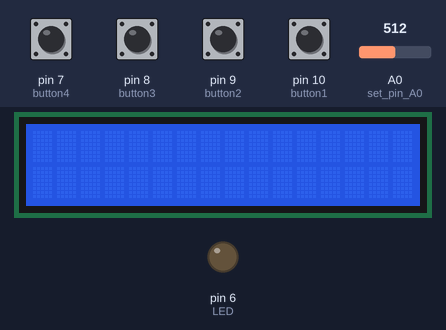
Recording of a sketch running on a simulated Arduino Uno, built with avr-gcc and run on an emulated ATmega328P. On the bench: 16×2 character LCD, output pins drawn as LEDs (lit = HIGH). The test bench sets the inputs (shaded band); at power-on: pin 7 (button4), pin 8 (button3), pin 9 (button2), pin 10 (button1) HIGH, A0 (set_pin_A0) = 512. What the sketch prints to the serial monitor is not drawn.

Above: at 1.2 s.
1.3 s: pin 7 (button4) pulled LOW for 0.15 s
At 2.6 s:
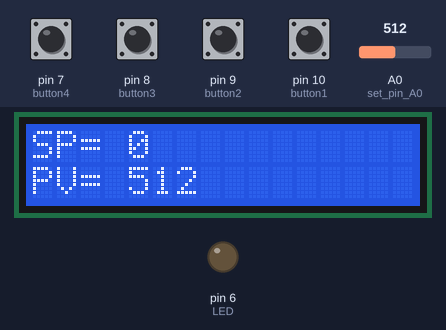
2.9 s: pin 8 (button3) pulled LOW for 1 s
At 4.1 s:
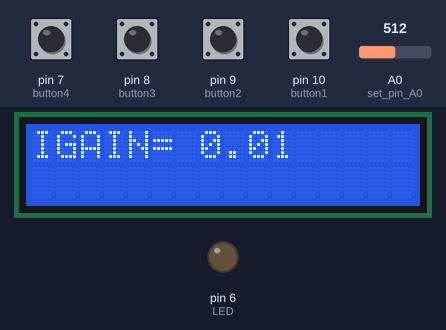
5.4 s: A0 (set_pin_A0) set to 1023
8.4 s: pin 10 (button1) pulled LOW for 1 s
At 9.73 s:
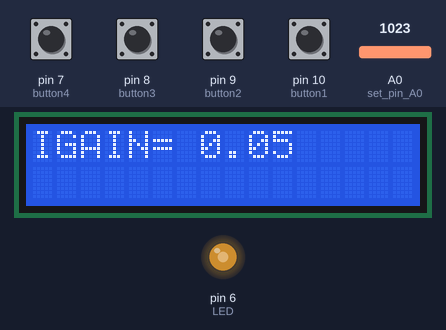
10.9 s: pin 10 (button1) pulled LOW for 1 s
At 12.63 s:
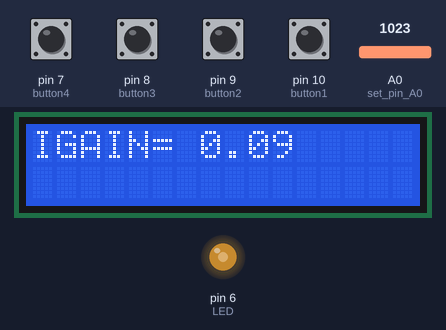
14.9 s: pin 7 (button4) pulled LOW for 1 s
At 15.26 s:
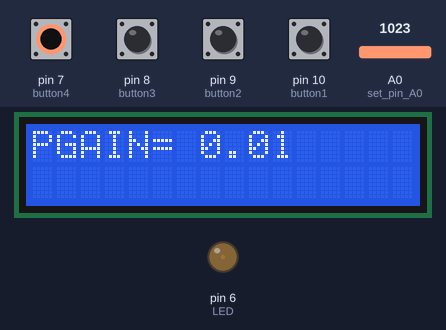
Timing chart, 0 to 24.4 s (numbered marks = the images above; inputs shaded):
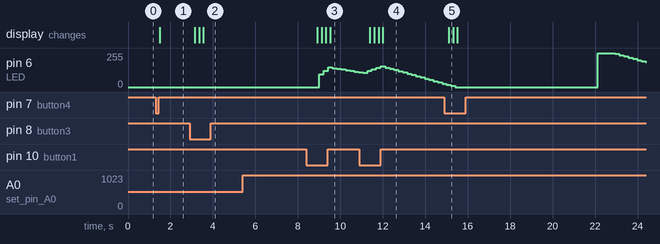

Measured:
- after the input at 1.3 s, the display: changes after 0.19 s (image 1)
- after the input at 2.9 s, the display: first changes after 0.24 s (image 2 shows a later state)
- after the input at 5.4 s, every drawn part: stays the same
- after the input at 8.4 s, the display: first changes after 0.51 s (image 3 shows a later state)
- after the input at 10.9 s, the display: first changes after 0.49 s (image 4 shows a later state)
- after the input at 14.9 s, the display: changes after 0.21 s (image 5)

The sketch:

LIA_P.I_control_arduino.ino
```cpp
/* The following program is designed to create a controller using proportional and integral gain (PI). The
controller will output a signal to an LED, which will then be read by an LDR. The state of the LDR will be read
as an analog input. The setpoint (Sp) will be what the light intensity of the LED should be and the LDR will output
the process value (PV). Based on the results, the out put to the LED will be controlled using an analog output. The goal
of the PI control will be to minimize error as much as possible and have it so that the PV follows the SP as closely as
possible with very minimal to no error. The results and values will be displayed on the serial monitor, lcd and serial
plotter. It will utlize several lcd screens, which will be switched between each other between left right pushbuttons.
Some variables on the screen will also be able to increase and decrease with up down pushbuttons. */

#include <LiquidCrystal.h>   //include liquid crystal library

LiquidCrystal lcd(12, 11, 5, 4, 3, 2);

int LED= 6;     //set integer LED to 6
int button1= 10;   //set integer button1 to 10
int button2= 9;   //set integer button2 to 9
int button3= 8;    //set integer button3 to 8
int button4= 7;     //set integer button4 to 7
int SetP=0.0;       //set integer SetP (setpoint) to 0.0
int SCREEN= 0;      //set integer SCREEN to 0
int CO= 0;         //set integer CO (controller output) to 0
int Error= 0;       //set integer Error to 0
float Pgain= 0.010;      //set float Pgain (proportional gain) to 0.010
float Igain= 0.010;      //set float Igain (integral gain) to 0.010
int integral_action;      //set integer integral_action
unsigned long previousMillis = 0;       //set unsigned long previousMillis to 0
const long interval= 100;           //set constant long interval to 100
unsigned long currentMillis;        //set unsigned long currentMillis

void setup() {

pinMode(LED,OUTPUT);   //set LED as an output
pinMode(A0, INPUT);    //set pin A0 (analoginput 0) as an INPUT
pinMode(button1, INPUT_PULLUP);  //set button1 as an input pull-up
pinMode(button2, INPUT_PULLUP);  //set button2 as an input pull-up
pinMode(button3, INPUT_PULLUP);  //set button3 as an input pull-up
pinMode(button4, INPUT_PULLUP);  //set button4 as an input pull-up
Serial.begin(9600);  //serial begin at 9600 bps
lcd.begin(16, 2);    //lcd begin at 16 columns 2 rows

}

void loop() {

int UP= digitalRead(button1);   //set integer up as reading the state of button1
int DOWN= digitalRead(button2);  //set integer down as reading the state of button2
int RIGHT= digitalRead(button3);  //set integer right as reading the state of button3
int LEFT= digitalRead(button4);  //set integer left as reading the state of button4

int PV= analogRead(A0);    //set integer PV (process value) equal the analog reading of analog input pin A0
currentMillis = millis();  //make the currentMillis equal to the millis of the arduino

if (currentMillis - previousMillis >= interval){  //if the currentMillis minus the previousMillis is greater or equal to the interval then

int Ierror= (Igain * integral_action);           //integer Ierror (integral error) is equal to Igain times integral_action
previousMillis= currentMillis;                 //previousMillis is equal to currentMillis
Error= (SetP - PV);                            //Error is equal to the Setp minus the PV
integral_action= (integral_action + Error);      //integral_action is equal to the intergral_action plus the error
CO= (((Pgain * Error) + Ierror)/10);             //CO is equal to Pgain times Error plus Ierror all divided by 10

if (Ierror >= 255){                           //if the Ierror is gretaer than or equal to 255 then
Ierror= 255;                                 //Ierror is equal to 255
}

if (CO > 255){                           //if CO is greater then 255 (value cap for CO)
CO= 255;                                //CO is equal to 255
}

if (CO < 0){                             //if CO is less then 255 (value cap for CO)
CO= 0;                                  //CO is equal to 0
}
}

analogWrite(LED, CO);          //analog write the value of the LED based on CO


if (RIGHT== LOW){             //if right button is pressed then
SCREEN= SCREEN+1;             //screen counter adds +1

if (SCREEN>4){             //if screen counter is greater than 4 then

SCREEN=4;              //screen counter is equal to 4
}
}

if (LEFT== LOW){             //if left button is pressed then
SCREEN= SCREEN-1;             //screen counter subtracts 1

if(SCREEN<0){                 //if screen counter is equal to 0 then

SCREEN=1;                    //screen counter is equal to 1
}
}


Serial.print("SP= ");          //serial print "SP= "
Serial.print(SetP);            //serial print SetP
Serial.print("  PV= ");          //serial print "  PV= "
Serial.print(PV);               //serial print PV
Serial.print("   CO= ");          //serial print "   CO= "
Serial.print(CO);                //serial print CO
Serial.print("  Error= ");           //serial print "  Error= "
Serial.print(Error);               //serial print Error
Serial.print("  PGAIN= ");          //serial print "  PGAIN= "
Serial.print(Pgain);                //serial print Pgain
Serial.print("  IGAIN= ");         //serial print "  IGAIN= "
Serial.println(Igain);           //serial print Igain
delay(100);                   //delay 100 milliseconds

if (SCREEN==1){              //if screen counter equals 1 then

lcd.clear();                 //clear lcd
lcd.setCursor(0,0);          //set the lcd cursor to column 0 row 0
lcd.print("SP= ");          //lcd print "SP= "
lcd.print(SetP);          //lcd print SetP
lcd.setCursor(0,1);          //lcd set cursor to column 0 row 1
lcd.print("PV= ");          //lcd print "PV= "
lcd.print(PV);            //lcd print  print PV


delay(100);              //delay 100 milliseconds

if (UP == LOW) {            //if pushbutton up is pressed then
    SetP = SetP + 10.0;          //SetP counter adds +10
    if (SetP >= 1023.0) {        //if SetP is greater than or equal to bitvalue 1023.0 then
      SetP = 1023.0; }           //SetP is equal to bitvalue 1023.0

  }  if (DOWN == LOW) {          //if pushbutton down is pressed then
    SetP = SetP - 10.0;          //Setp counter subtracts 10
    if (SetP <= 0.0) {          //if Setp counter is less than or equal to 0.0 then
      SetP = 0.0; }          //Setp counter is equal to zero

  }

}

if (SCREEN==2){              //if screen counter equals 2 then

lcd.clear();                 //clear lcd
lcd.setCursor(0,0);          //set the lcd cursor to column 0 row 0
lcd.print("CO=");           //lcd print "CO= "
lcd.print(CO);              //lcd print CO
lcd.setCursor(0,1);          //lcd set cursor to column 0 row 1
lcd.print("Error= ");         //lcd print "Error= "
lcd.print(Error);             //lcd print Error

delay(100);               //delay 100 milliseconds

}

if (SCREEN==3){          //if screen counter equals 3 then

lcd.clear();              //clear lcd
lcd.setCursor(0,0);         //lcd set cursor to column 0 row 0
lcd.print("PGAIN= ");        //lcd print "PGAIN= "
lcd.println(Pgain);         //lcd print PGAIN

delay(100);          //delay 100 miliseconds

 if (UP == LOW) {                //if pushbutton up is pressed then
    Pgain = Pgain + 0.010;         //Pgain counter adds +0.010

  } if (DOWN == LOW) {           //if pushbutton down is pressed then
    Pgain = Pgain - 0.010;           //Pgain counter subtracts by 0.010
    if (Pgain <= 0.0) {          //if Pgain is less than or equal to 0.0 then
      Pgain = 0.0;               //Pgain equals 0.0
    }
  }

}

if (SCREEN==4){          //if screen counter equals 3 then

lcd.clear();                //clear lcd
lcd.setCursor(0,0);         //lcd set cursor to column 0 row 0
lcd.print("IGAIN= ");        //lcd print "IGAIN= "
lcd.println(Igain);        //lcd print IGAIN


delay(100);               //delay 100 miliseconds

 if (UP == LOW) {               //if pushbutton up is pressed then
    Igain = Igain + 0.010;         //Igain counter adds +0.010

  } if (DOWN == LOW) {           //if pushbutton down is pressed then
    Igain = Igain - 0.010;         //Igain counter subtarcts 0.010
    if (Igain <= 0.0) {          //if Igain is less than or equal to 0.0 then
      Igain = 0.0;               //Igain equals 0.0
    }
  }

}

}
```
